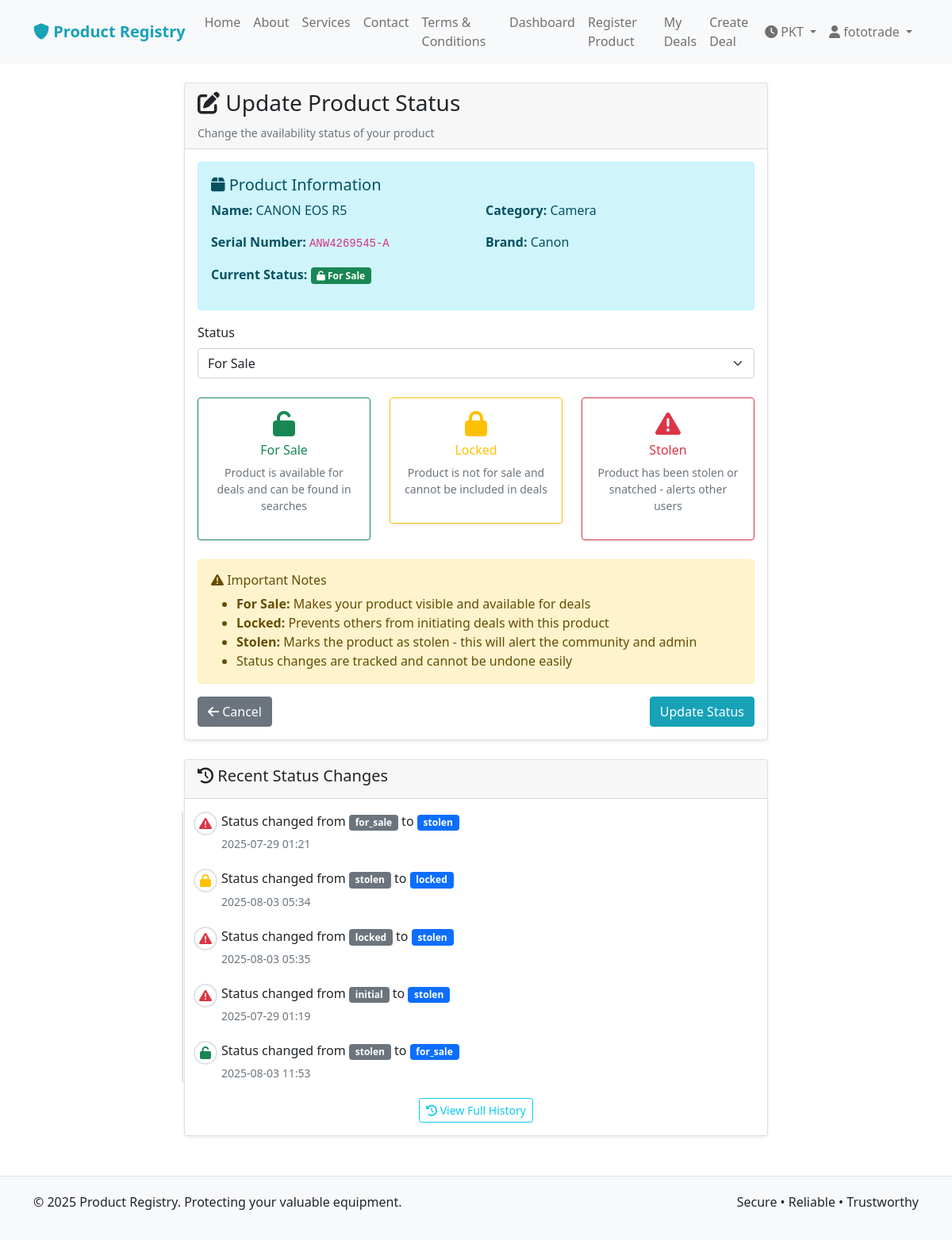
Screenshot of /update_product_status/5 (signed in) with the database file from the repository.
### models.py (models this page shows, shortened)
class User(UserMixin, db.Model):
    id = db.Column(db.Integer, primary_key=True)
    username = db.Column(db.String(80), unique=True, nullable=False)
    email = db.Column(db.String(120), unique=True, nullable=False)
    mobile_number = db.Column(db.String(15), unique=True, nullable=False)
    id_card_number = db.Column(db.String(20), unique=True, nullable=False)  # Format: 35202-2818708-5
    shop_name = db.Column(db.String(100), nullable=True)  # Required for shopkeepers
    password_hash = db.Column(db.String(200), nullable=False)
    is_admin = db.Column(db.Boolean, default=False)
    is_shopkeeper = db.Column(db.Boolean, default=False)
    can_create_admins = db.Column(db.Boolean, default=False)  # Main admin privilege
    shopkeeper_approved = db.Column(db.Boolean, default=False)  # Admin approval for shopkeepers
    has_subscription = db.Column(db.Boolean, default=False)
    reset_token = db.Column(db.String(100), nullable=True)
    reset_token_expiry = db.Column(db.DateTime, nullable=True)
    created_at = db.Column(db.DateTime, default=datetime.utcnow)
    products = db.relationship('Product', backref='owner', lazy=True)
    deals_as_buyer = db.relationship('Deal', foreign_keys='Deal.buyer_id', backref='buyer', lazy=True)
    deals_as_seller = db.relationship('Deal', foreign_keys='Deal.seller_id', backref='seller', lazy=True)

class Product(db.Model):
    id = db.Column(db.Integer, primary_key=True)
    name = db.Column(db.String(100), nullable=False)
    serial_number = db.Column(db.String(100), unique=True, nullable=False)
    status = db.Column(db.String(20), default='for_sale')  # for_sale, locked, stolen
    created_at = db.Column(db.DateTime, default=datetime.utcnow)
    updated_at = db.Column(db.DateTime, default=datetime.utcnow, onupdate=datetime.utcnow)
    user_id = db.Column(db.Integer, db.ForeignKey('user.id'), nullable=False)
    category_id = db.Column(db.Integer, db.ForeignKey('category.id'), nullable=False)
    brand_id = db.Column(db.Integer, db.ForeignKey('brand.id'), nullable=False)
    status_history = db.relationship('ProductStatusHistory', backref='product', lazy=True)
    deal_items = db.relationship('DealItem', backref='product', lazy=True)

class Category(db.Model):
    id = db.Column(db.Integer, primary_key=True)
    name = db.Column(db.String(50), unique=True, nullable=False)
    description = db.Column(db.Text)
    created_at = db.Column(db.DateTime, default=datetime.utcnow)
    products = db.relationship('Product', backref='category', lazy=True)

class Brand(db.Model):
    id = db.Column(db.Integer, primary_key=True)
    name = db.Column(db.String(50), unique=True, nullable=False)
    description = db.Column(db.Text)
    created_at = db.Column(db.DateTime, default=datetime.utcnow)
    products = db.relationship('Product', backref='brand', lazy=True)

class ProductStatusHistory(db.Model):
    id = db.Column(db.Integer, primary_key=True)
    product_id = db.Column(db.Integer, db.ForeignKey('product.id'), nullable=False)
    old_status = db.Column(db.String(20))
    new_status = db.Column(db.String(20), nullable=False)
    changed_at = db.Column(db.DateTime, default=datetime.utcnow)
    changed_by = db.Column(db.Integer, db.ForeignKey('user.id'), nullable=True)  # User who made the change
    changed_by_user = db.relationship('User', backref='status_changes_made')

### routes.py (the view, shortened to what this page needs)
@bp.route('/update_product_status/<int:product_id>', methods=['GET', 'POST'])
@login_required
def update_product_status(product_id):
    product = Product.query.get_or_404(product_id)
    if product.user_id != current_user.id and not current_user.is_admin:
        flash('You can only update your own products', 'danger')
        return redirect(url_for('main.user_dashboard'))
    form = ProductStatusForm()
    if request.method == 'GET':
        form.status.data = product.status
    return render_template('update_product_status.html',
                         title='Update Product Status',
                         form=form,
                         product=product)

### templates/update_product_status.html (shortened to what this page needs)
{% extends "base.html" %}
{% block content %}
<div class="row justify-content-center">
    <div class="col-md-8">
        <div class="card">
            <div class="card-header">
                <h3><i class="fas fa-edit"></i> Update Product Status</h3>
                <small class="text-muted">Change the availability status of your product</small>
            </div>
            <div class="card-body">
                <div class="alert alert-info">
                    <h5><i class="fas fa-box"></i> Product Information</h5>
                    <div class="row">
                        <div class="col-md-6">
                            <p><strong>Name:</strong> {{ product.name }}</p>
                            <p><strong>Serial Number:</strong> <code>{{ product.serial_number }}</code></p>
                        </div>
                        <div class="col-md-6">
                            <p><strong>Category:</strong> {{ product.category.name }}</p>
                            <p><strong>Brand:</strong> {{ product.brand.name }}</p>
                        </div>
                    </div>
                    <p><strong>Current Status:</strong>
                        {% if product.status == 'for_sale' %}
                            <span class="badge bg-success"><i class="fas fa-unlock"></i> For Sale</span>
                        {% elif product.status == 'locked' %}
                            <span class="badge bg-warning"><i class="fas fa-lock"></i> Locked</span>
                        {% elif product.status == 'stolen' %}
                            <span class="badge bg-danger"><i class="fas fa-exclamation-triangle"></i> Stolen</span>
                        {% endif %}
                    </p>
                </div>
                <form method="POST">
                    <div class="mb-4">
                        {{ form.status.label(class="form-label") }}
                        {{ form.status(class="form-select") }}
                    </div>
                    <div class="row mb-4">
                        <div class="col-md-4">
                            <div class="card border-success">
                                <div class="card-body text-center">
                                    <i class="fas fa-unlock fa-2x text-success mb-2"></i>
                                    <h6 class="text-success">For Sale</h6>
                                    <p class="small text-muted">Product is available for deals and can be found in searches</p>
                                </div>
                            </div>
                        </div>
                        <div class="col-md-4">
                            <div class="card border-warning">
                                <div class="card-body text-center">
                                    <i class="fas fa-lock fa-2x text-warning mb-2"></i>
                                    <h6 class="text-warning">Locked</h6>
                                    <p class="small text-muted">Product is not for sale and cannot be included in deals</p>
                                </div>
                            </div>
                        </div>
                        <div class="col-md-4">
                            <div class="card border-danger">
                                <div class="card-body text-center">
                                    <i class="fas fa-exclamation-triangle fa-2x text-danger mb-2"></i>
                                    <h6 class="text-danger">Stolen</h6>
                                    <p class="small text-muted">Product has been stolen or snatched - alerts other users</p>
                                </div>
                            </div>
                        </div>
                    </div>
                    <div class="alert alert-warning">
                        <h6><i class="fas fa-exclamation-triangle"></i> Important Notes</h6>
                        <ul class="mb-0">
                            <li><strong>For Sale:</strong> Makes your product visible and available for deals</li>
                            <li><strong>Locked:</strong> Prevents others from initiating deals with this product</li>
                            <li><strong>Stolen:</strong> Marks the product as stolen - this will alert the community and admin</li>
                            <li>Status changes are tracked and cannot be undone easily</li>
                        </ul>
                    </div>
                    <div class="d-flex justify-content-between">
                        <a href="{{ url_for('main.user_dashboard') if not current_user.is_admin else url_for('main.admin_dashboard') }}"
                           class="btn btn-secondary">
                            <i class="fas fa-arrow-left"></i> Cancel
                        </a>
                        {{ form.submit(class="btn btn-primary") }}
                    </div>
                </form>
            </div>
        </div>
        <div class="card mt-4">
            <div class="card-header">
                <h5><i class="fas fa-history"></i> Recent Status Changes</h5>
            </div>
            <div class="card-body">
                {% if product.status_history %}
                    <div class="timeline">
                        {% for history in product.status_history[-5:] %}
                        <div class="timeline-item">
                            <div class="timeline-marker">
                                {% if history.new_status == 'for_sale' %}
                                    <i class="fas fa-unlock text-success"></i>
                                {% elif history.new_status == 'locked' %}
                                    <i class="fas fa-lock text-warning"></i>
                                {% elif history.new_status == 'stolen' %}
                                    <i class="fas fa-exclamation-triangle text-danger"></i>
                                {% endif %}
                            </div>
                            <div class="timeline-content">
                                <p class="mb-1">
                                    Status changed from
                                    <span class="badge bg-secondary">{{ history.old_status or 'initial' }}</span>
                                    to
                                    <span class="badge bg-primary">{{ history.new_status }}</span>
                                </p>
                                <small class="text-muted">{{ history.changed_at.strftime('%Y-%m-%d %H:%M') }}</small>
                            </div>
                        </div>
                        {% endfor %}
                    </div>
                {% else %}
                    <p class="text-muted text-center">No status changes recorded yet.</p>
                {% endif %}
                <div class="text-center mt-3">
                    <a href="{{ url_for('main.product_history', product_id=product.id) }}" class="btn btn-outline-info btn-sm">
                        <i class="fas fa-history"></i> View Full History
                    </a>
                </div>
            </div>
        </div>
    </div>
</div>
{% endblock %}

### templates/base.html (shortened to what this page needs)
<!DOCTYPE html>
<html lang="en">
<head>
    <link href="https://cdn.jsdelivr.net/npm/bootstrap@5.1.3/dist/css/bootstrap.min.css" rel="stylesheet">
    <link rel="stylesheet" href="https://cdnjs.cloudflare.com/ajax/libs/font-awesome/6.0.0/css/all.min.css">
</head>
<body>
    <nav class="navbar navbar-expand-lg navbar-light bg-light">
        <div class="container">
            <a class="navbar-brand" href="{{ url_for('main.index') }}">
                <i class="fas fa-shield-alt"></i> Product Registry
            </a>
            <div class="collapse navbar-collapse" id="navbarNav">
                <ul class="navbar-nav me-auto">
                    <li class="nav-item">
                        <a class="nav-link" href="{{ url_for('main.index') }}">Home</a>
                    </li>
                    <li class="nav-item">
                        <a class="nav-link" href="{{ url_for('main.about') }}">About</a>
                    </li>
                    <li class="nav-item">
                        <a class="nav-link" href="{{ url_for('main.services') }}">Services</a>
                    </li>
                    <li class="nav-item">
                        <a class="nav-link" href="{{ url_for('main.contact') }}">Contact</a>
                    </li>
                    <li class="nav-item">
                        <a class="nav-link" href="{{ url_for('main.terms') }}">Terms & Conditions</a>
                    </li>
                    {% if current_user.is_authenticated %}
                        {% if current_user.is_admin %}
                            <li class="nav-item">
                                <a class="nav-link" href="{{ url_for('main.admin_dashboard') }}">Dashboard</a>
                            </li>
                            <li class="nav-item dropdown">
                                <a class="nav-link dropdown-toggle" href="#" id="adminDropdown" role="button" data-bs-toggle="dropdown">
                                    Admin Tools
                                </a>
                                <ul class="dropdown-menu">
                                    <li><a class="dropdown-item" href="{{ url_for('main.manage_categories') }}">Manage Categories</a></li>
                                    <li><a class="dropdown-item" href="{{ url_for('main.manage_brands') }}">Manage Brands</a></li>
                                    <li><a class="dropdown-item" href="{{ url_for('main.admin_search') }}">Search Products</a></li>
                                    <li><a class="dropdown-item" href="{{ url_for('main.admin_users') }}">View Users</a></li>
                                    <li><a class="dropdown-item" href="{{ url_for('main.admin_deal_approval') }}">View Deals</a></li>
                                    <li><a class="dropdown-item" href="{{ url_for('main.stolen_report') }}">Stolen Report</a></li>
                                </ul>
                            </li>
                        {% else %}
                            <li class="nav-item">
                                <a class="nav-link" href="{{ url_for('main.user_dashboard') }}">Dashboard</a>
                            </li>
                            <li class="nav-item">
                                <a class="nav-link" href="{{ url_for('main.register_product') }}">Register Product</a>
                            </li>
                            <li class="nav-item">
                                <a class="nav-link" href="{{ url_for('main.user_deals') }}">My Deals</a>
                            </li>
                            <li class="nav-item">
                                <a class="nav-link" href="{{ url_for('main.user_create_deal') }}">Create Deal</a>
                            </li>
                        {% endif %}
                    {% endif %}
                </ul>
                <ul class="navbar-nav">
                    <li class="nav-item dropdown">
                        <a class="nav-link dropdown-toggle" href="#" id="clockDropdown" role="button" data-bs-toggle="dropdown">
                            <i class="fas fa-clock"></i> PKT
                        </a>
                    </li>
                    {% if current_user.is_authenticated %}
                        <li class="nav-item dropdown">
                            <a class="nav-link dropdown-toggle" href="#" id="userDropdown" role="button" data-bs-toggle="dropdown">
                                <i class="fas fa-user"></i> {{ current_user.username }}
                            </a>
                        </li>
                    {% endif %}
                </ul>
            </div>
        </div>
    </nav>
    <div class="container mt-4">
        {% block content %}{% endblock %}
    </div>
    <footer class="footer">
        <div class="container">
            <div class="row">
                <div class="col-md-6">
                    <p>&copy; 2025 Product Registry. Protecting your valuable equipment.</p>
                </div>
                <div class="col-md-6 text-end">
                    <p>Secure • Reliable • Trustworthy</p>
                </div>
            </div>
        </div>
    </footer>
</body>
</html>

### rows the page displays
User: username "fototrade"
Product: name "CANON EOS R5", serial_number "ANW4269545-A", status "For Sale"
Category: category.name "Camera"
Brand: brand.name "Canon"
ProductStatusHistory: old_status "for_sale", new_status "stolen", changed_at "2025-07-29 01:21"
ProductStatusHistory: old_status "stolen", new_status "locked", changed_at "2025-08-03 05:34"
ProductStatusHistory: old_status "locked", new_status "stolen", changed_at "2025-08-03 05:35"
ProductStatusHistory: old_status "initial", new_status "stolen", changed_at "2025-07-29 01:19"
ProductStatusHistory: old_status "stolen", new_status "for_sale", changed_at "2025-08-03 11:53"
